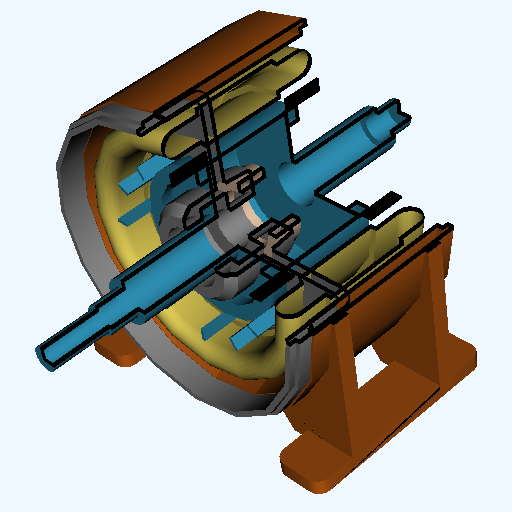

The Python source for this figure:
#!/usr/bin/env python

# Texture clipping of a motor model using a transparent texture map.

import os
from pathlib import Path

# Factory overrides: importing these modules registers the OpenGL rendering
# and interaction style implementations for vtkRenderingCore factory classes.
import vtkmodules.vtkInteractionStyle  # noqa: F401
import vtkmodules.vtkRenderingOpenGL2  # noqa: F401

# VTK pipeline classes used in this example
from vtkmodules.vtkCommonCore import (
    vtkFloatArray,
    vtkPoints,
)
from vtkmodules.vtkCommonDataModel import vtkPlanes
from vtkmodules.vtkFiltersCore import vtkPolyDataNormals
from vtkmodules.vtkFiltersTexture import vtkImplicitTextureCoords
from vtkmodules.vtkIOGeometry import vtkBYUReader
from vtkmodules.vtkIOLegacy import vtkStructuredPointsReader
from vtkmodules.vtkRenderingCore import (
    vtkActor,
    vtkCamera,
    vtkDataSetMapper,
    vtkRenderWindow,
    vtkRenderWindowInteractor,
    vtkRenderer,
    vtkTexture,
)

# Colors (normalized RGB)
cold_grey = (0.600, 0.600, 0.600)
peacock = (0.200, 0.631, 0.788)
raw_sienna = (0.780, 0.380, 0.082)
banana = (0.890, 0.812, 0.341)
peach_puff = (1.000, 0.855, 0.725)
alice_blue = (0.941, 0.973, 1.000)

# Data files
data_dir = Path(os.environ.get("VPE_DATA_DIR", Path(__file__).parent))
texture_file = str(data_dir / "texThres2.vtk")
motor_file = str(data_dir / "motor.g")

# Implicit function: cutting planes for texture clipping
planes = vtkPlanes()
plane_points = vtkPoints()
plane_normals = vtkFloatArray()
plane_normals.SetNumberOfComponents(3)
plane_points.InsertPoint(0, 0.0, 0.0, 0.0)
plane_normals.InsertTuple3(0, 0.0, 0.0, 1.0)
plane_points.InsertPoint(1, 0.0, 0.0, 0.0)
plane_normals.InsertTuple3(1, -1.0, 0.0, 0.0)
planes.SetPoints(plane_points)
planes.SetNormals(plane_normals)

# Reader: load the texture map
tex_reader = vtkStructuredPointsReader()
tex_reader.SetFileName(texture_file)

texture = vtkTexture()
texture.SetInputConnection(tex_reader.GetOutputPort())
texture.InterpolateOff()
texture.RepeatOff()

# Reader: load motor part 1 geometry
part_0_reader = vtkBYUReader()
part_0_reader.SetGeometryFileName(motor_file)
part_0_reader.SetPartNumber(1)

# Filter: compute normals for part 1
part_0_normals = vtkPolyDataNormals()
part_0_normals.SetInputConnection(part_0_reader.GetOutputPort())

# Filter: generate implicit texture coordinates for part 1
part_0_tex_coords = vtkImplicitTextureCoords()
part_0_tex_coords.SetInputConnection(part_0_normals.GetOutputPort())
part_0_tex_coords.SetRFunction(planes)

# Mapper: map textured geometry to graphics primitives for part 1
part_0_mapper = vtkDataSetMapper()
part_0_mapper.SetInputConnection(part_0_tex_coords.GetOutputPort())

# Actor: display motor part 1
part_0_actor = vtkActor()
part_0_actor.SetMapper(part_0_mapper)
part_0_actor.SetTexture(texture)
part_0_actor.GetProperty().SetColor(cold_grey)

# Reader: load motor part 2 geometry
part_1_reader = vtkBYUReader()
part_1_reader.SetGeometryFileName(motor_file)
part_1_reader.SetPartNumber(2)

# Filter: compute normals for part 2
part_1_normals = vtkPolyDataNormals()
part_1_normals.SetInputConnection(part_1_reader.GetOutputPort())

# Filter: generate implicit texture coordinates for part 2
part_1_tex_coords = vtkImplicitTextureCoords()
part_1_tex_coords.SetInputConnection(part_1_normals.GetOutputPort())
part_1_tex_coords.SetRFunction(planes)

# Mapper: map textured geometry to graphics primitives for part 2
part_1_mapper = vtkDataSetMapper()
part_1_mapper.SetInputConnection(part_1_tex_coords.GetOutputPort())

# Actor: display motor part 2
part_1_actor = vtkActor()
part_1_actor.SetMapper(part_1_mapper)
part_1_actor.SetTexture(texture)
part_1_actor.GetProperty().SetColor(peacock)

# Reader: load motor part 3 geometry
part_2_reader = vtkBYUReader()
part_2_reader.SetGeometryFileName(motor_file)
part_2_reader.SetPartNumber(3)

# Filter: compute normals for part 3
part_2_normals = vtkPolyDataNormals()
part_2_normals.SetInputConnection(part_2_reader.GetOutputPort())

# Filter: generate implicit texture coordinates for part 3
part_2_tex_coords = vtkImplicitTextureCoords()
part_2_tex_coords.SetInputConnection(part_2_normals.GetOutputPort())
part_2_tex_coords.SetRFunction(planes)

# Mapper: map textured geometry to graphics primitives for part 3
part_2_mapper = vtkDataSetMapper()
part_2_mapper.SetInputConnection(part_2_tex_coords.GetOutputPort())

# Actor: display motor part 3
part_2_actor = vtkActor()
part_2_actor.SetMapper(part_2_mapper)
part_2_actor.SetTexture(texture)
part_2_actor.GetProperty().SetColor(raw_sienna)

# Reader: load motor part 4 geometry
part_3_reader = vtkBYUReader()
part_3_reader.SetGeometryFileName(motor_file)
part_3_reader.SetPartNumber(4)

# Filter: compute normals for part 4
part_3_normals = vtkPolyDataNormals()
part_3_normals.SetInputConnection(part_3_reader.GetOutputPort())

# Filter: generate implicit texture coordinates for part 4
part_3_tex_coords = vtkImplicitTextureCoords()
part_3_tex_coords.SetInputConnection(part_3_normals.GetOutputPort())
part_3_tex_coords.SetRFunction(planes)

# Mapper: map textured geometry to graphics primitives for part 4
part_3_mapper = vtkDataSetMapper()
part_3_mapper.SetInputConnection(part_3_tex_coords.GetOutputPort())

# Actor: display motor part 4
part_3_actor = vtkActor()
part_3_actor.SetMapper(part_3_mapper)
part_3_actor.SetTexture(texture)
part_3_actor.GetProperty().SetColor(banana)

# Reader: load motor part 5 geometry
part_4_reader = vtkBYUReader()
part_4_reader.SetGeometryFileName(motor_file)
part_4_reader.SetPartNumber(5)

# Filter: compute normals for part 5
part_4_normals = vtkPolyDataNormals()
part_4_normals.SetInputConnection(part_4_reader.GetOutputPort())

# Filter: generate implicit texture coordinates for part 5
part_4_tex_coords = vtkImplicitTextureCoords()
part_4_tex_coords.SetInputConnection(part_4_normals.GetOutputPort())
part_4_tex_coords.SetRFunction(planes)

# Mapper: map textured geometry to graphics primitives for part 5
part_4_mapper = vtkDataSetMapper()
part_4_mapper.SetInputConnection(part_4_tex_coords.GetOutputPort())

# Actor: display motor part 5
part_4_actor = vtkActor()
part_4_actor.SetMapper(part_4_mapper)
part_4_actor.SetTexture(texture)
part_4_actor.GetProperty().SetColor(peach_puff)

# Renderer: assemble the scene
renderer = vtkRenderer()
renderer.AddActor(part_0_actor)
renderer.AddActor(part_1_actor)
renderer.AddActor(part_2_actor)
renderer.AddActor(part_3_actor)
renderer.AddActor(part_4_actor)
renderer.SetBackground(alice_blue)

# Window: display the rendered scene
render_window = vtkRenderWindow()
render_window.AddRenderer(renderer)
render_window.SetWindowName("motor")
render_window.SetMultiSamples(0)
render_window.SetSize(512, 512)

# Scene: configure the camera
camera = vtkCamera()
camera.SetFocalPoint(0.0286334, 0.0362996, 0.0379685)
camera.SetPosition(1.37067, 1.08629, -1.30349)
camera.SetViewAngle(17.673)
camera.SetClippingRange(1, 10)
camera.SetViewUp(-0.376306, -0.5085, -0.774482)
renderer.SetActiveCamera(camera)

# Interactor: handle mouse and keyboard events
render_window_interactor = vtkRenderWindowInteractor()
render_window_interactor.SetRenderWindow(render_window)

# Launch the interactive visualization
render_window_interactor.Initialize()
render_window_interactor.Start()
